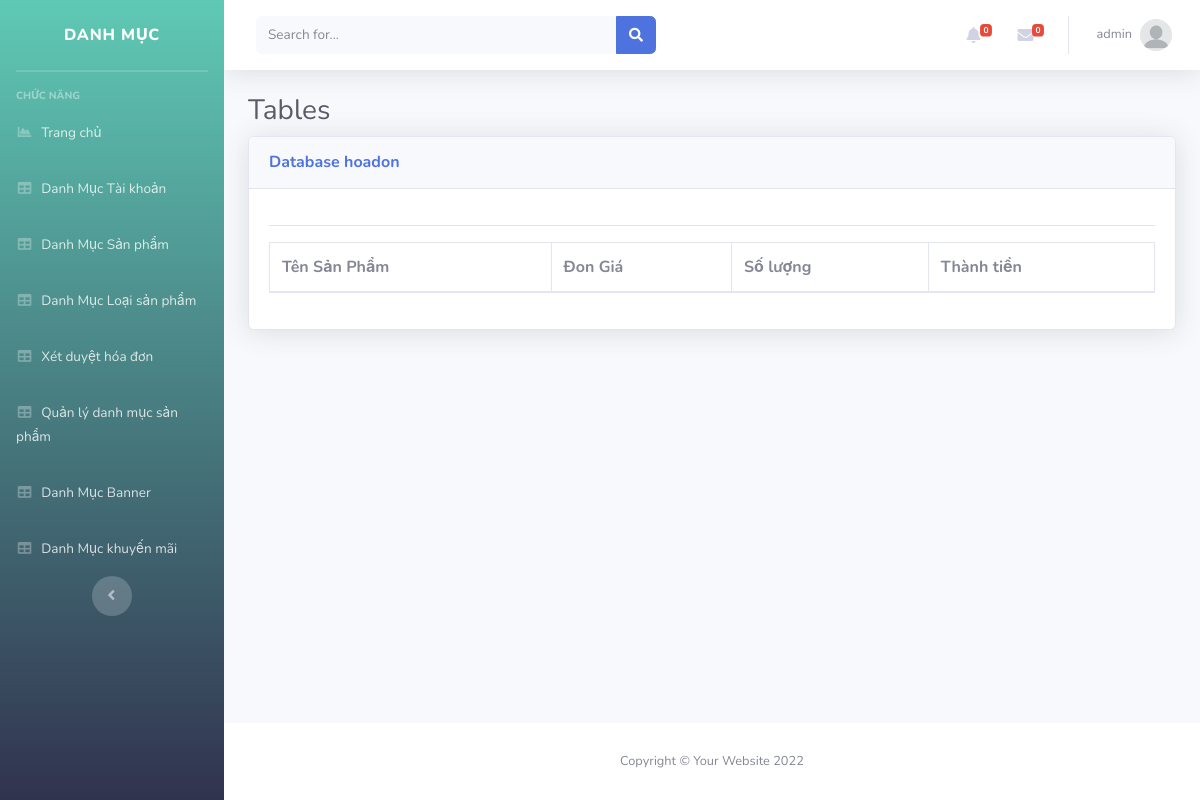
Before: /Admin/index.php?mod=hoadon&act=chitiet&id=12 (signed in) with the older database file.
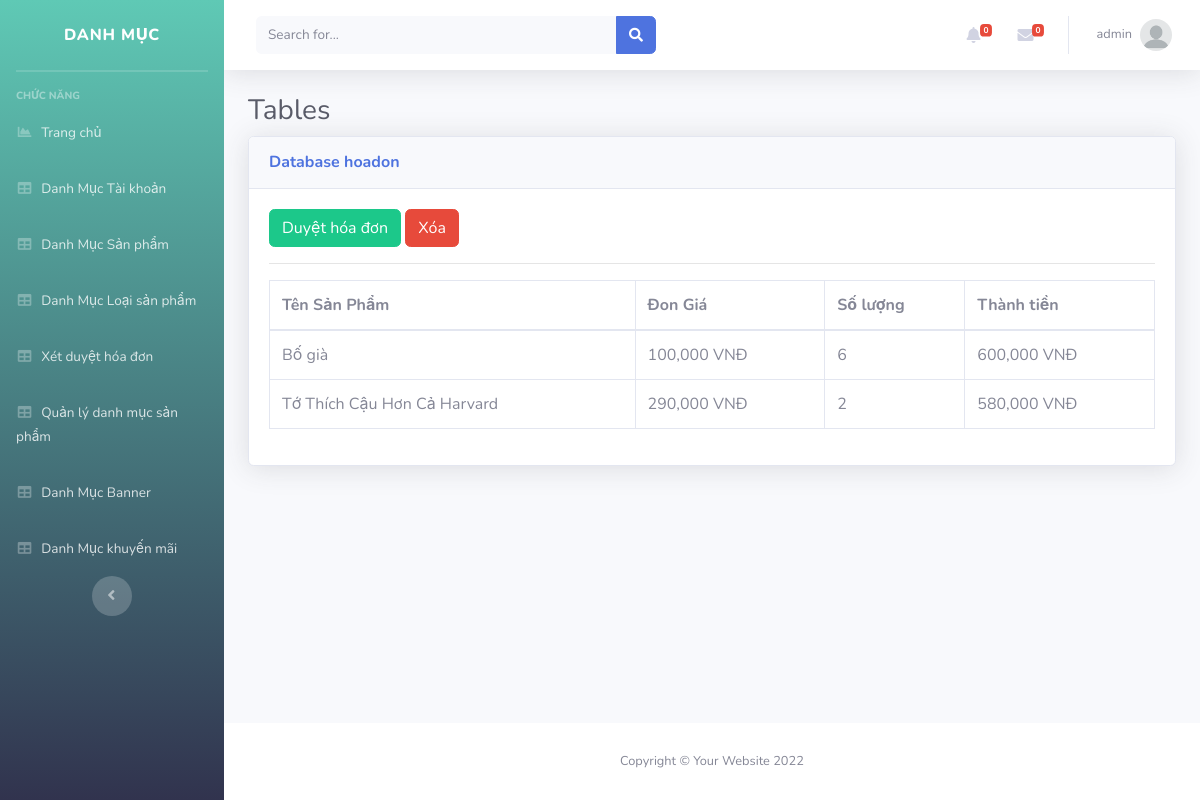
After: the same page with the newer database file.
### tables this page shows
CREATE TABLE `chitiethoadon` (
  `MaHD` int(11) NOT NULL,
  `MaSP` int(11) NOT NULL,
  `SoLuong` int(11) NOT NULL,
  `DonGia` float NOT NULL
);

CREATE TABLE `sanpham` (
  `MaSP` int(11) NOT NULL,
  `MaLSP` int(11) NOT NULL,
  `TenSP` varchar(70) NOT NULL,
  `DonGia` int(11) NOT NULL,
  `tacgia` varchar(150) DEFAULT NULL,
  `SoLuong` int(10) UNSIGNED NOT NULL DEFAULT 1,
  `NhaCungCap` varchar(200) NOT NULL DEFAULT 'Nhà xuất bản Kim Đồng',
  `NhaXuatBan` varchar(200) NOT NULL DEFAULT 'NXB Kim Đồng',
  `Hinhthuc` varchar(100) NOT NULL DEFAULT 'Bìa cứng',
  `NamXB` int(11) NOT NULL DEFAULT 2022,
  `DoTuoi` varchar(5) NOT NULL DEFAULT '13+',
  `HinhAnh1` varchar(200) NOT NULL,
  `MaKM` int(11) NOT NULL,
  `SoSao` int(11) NOT NULL,
  `SoDanhGia` int(11) NOT NULL,
  `TrangThai` int(11) NOT NULL,
  `MoTa` text NOT NULL,
  `ThoiGian` datetime DEFAULT NULL,
  `NgonNgu` varchar(100) DEFAULT 'Tiếng Việt',
  `HinhAnh2` varchar(255) DEFAULT NULL
);

### Admin/MVC/controllers/HoadonController.php (called while the page is built, shortened)
<?php
require_once("MVC/models/hoadon.php");
class HoaDonController
{
    var $hoadon_model;
    public function __construct()
    {
        $this->hoadon_model = new Hoadon();
    }
    function chitiet()
    {
        $id = isset($_GET['id']) ? $_GET['id'] : 1;
        $data = $this->hoadon_model->chitiethoadon($id);
        require_once("MVC/Views/Admin/index.php");
    }
}

### Admin/MVC/Models/connection.php (called while the page is built, shortened)
<?php
    class Connection{
        function __construct()
        {
            $severname ="localhost";
            $username ="root";
            $password ="";
            $db_name ="shopbansach";
            $this->conn = new mysqli($severname,$username,$password,$db_name);
        }
    }
?>

### Admin/MVC/Models/model.php (called while the page is built, shortened)
<?php
require_once("connection.php");
class Model
{
    function __construct()
    {
        $conn_obj = new Connection();
        $this->conn = $conn_obj->conn;
    }
}

### Admin/MVC/Models/hoadon.php (called while the page is built, shortened)
<?php
require_once("model.php");
class Hoadon extends Model
{
    function chitiethoadon($id){
        $query = "select ct.*, s.TenSP as Ten from chitiethoadon as ct, sanpham as s where ct.MaSP = s.MaSP and ct.MaHD = $id ";
        require("result.php");
        return $data;
    }
}

### Admin/MVC/Models/result.php (called while the page is built)
<?php
$result = $this->conn->query($query);
$data = array();
while ($row = $result->fetch_assoc()) {
    $data[] = $row;
}
?>

### Admin/MVC/Views/hoadon/detail.php (the view, shortened to what this page needs)
<?php if(isset($data) and $data != null){ ?>
<a href="?mod=hoadon&act=xetduyet&id=<?= $data['0']['MaHD'] ?>" class="btn btn-success">Duyệt hóa đơn</a>
<a href="?mod=hoadon&act=delete&id=<?= $data['0']['MaHD'] ?>" onclick="return confirm('Bạn có thật sự muốn xóa ?');" type="button" class="btn btn-danger">Xóa</a>
<?php } ?>
<hr>
<table class="table table-bordered" id="dataTable" width="100%" cellspacing="0">
    <thead>
        <tr>
            <th scope="col">Tên Sản Phẩm</th>
            <th scope="col">Đon Giá</th>
            <th scope="col">Số lượng</th>
            <th scope="col">Thành tiền</th>
        </tr>
    </thead>
    <tbody>
        <?php foreach ($data as $row) { ?>
            <tr>
                <td><?= $row['Ten'] ?></td>
                <td><?= number_format($row['DonGia']) ?> VNĐ</td>
                <td><?= $row['SoLuong'] ?></td>
                <td><?= number_format($row['DonGia'] * $row['SoLuong']) ?> VNĐ</td>
            </tr>
        <?php } ?>
</table>

Changed rows visible on the page:
added chitiethoadon: MaSP.TenSP "Bố già", DonGia "100,000", SoLuong "6", $row['DonGia'] * $row['SoLuong'] "600,000"
added chitiethoadon: MaSP.TenSP "Tớ Thích Cậu Hơn Cả Harvard", DonGia "290,000", SoLuong "2", $row['DonGia'] * $row['SoLuong'] "580,000"
Other visible differences:
text now shown: "Duyệt hóa đơn Xóa"
